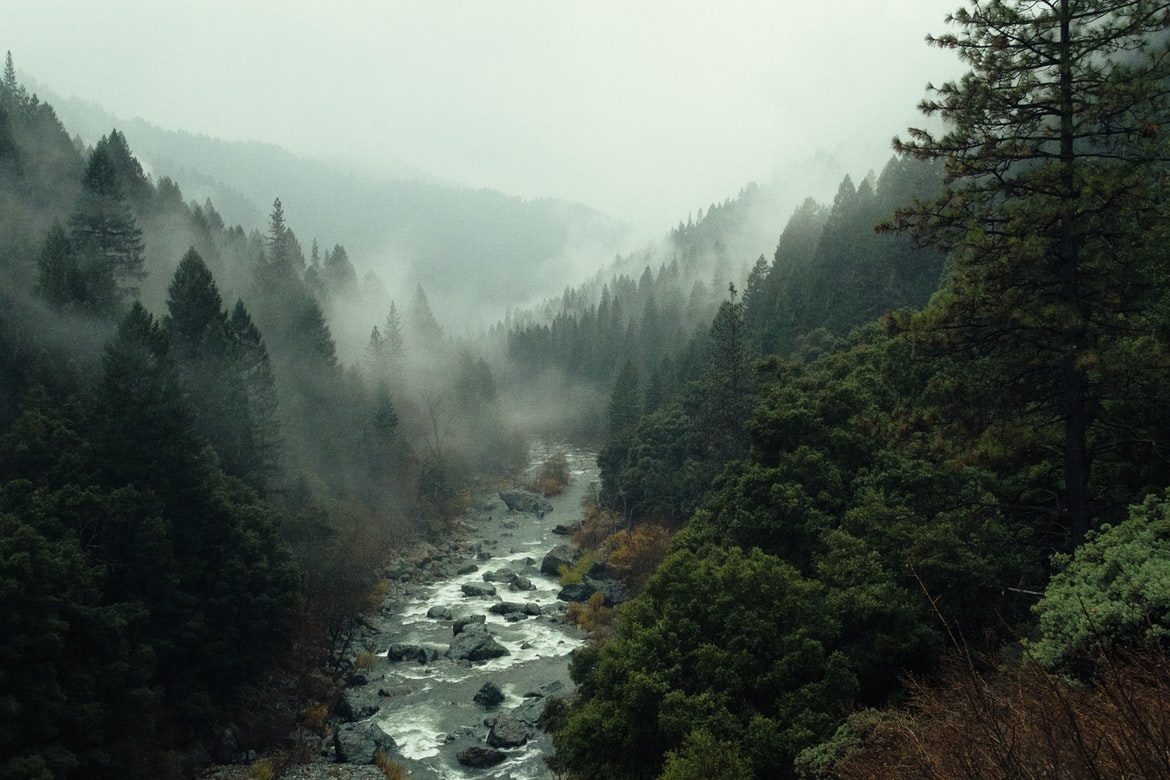
#> input picture day17/img.jpg, 1170 x 780 px
$ python main.py
#> lines starting #> are read from the running program, lines starting #| are printed output that depends on the picture; after the words box and inside, x2 and y2 are one past the last pixel; in counts of white or black regions, pixels touching at a corner belong together
from PIL import Image
import numpy as np

import matplotlib.pyplot as plt

if __name__ == "__main__":
    filename = "img.jpg"
    img = Image.open(filename)
#> img is the input picture: PIL image 1170x780 RGB; mean R, G, B 85.8, 95.8, 87.3
    img = np.array(img.convert("L"))
#> img: shape (780, 1170)

    # threshold 1
    img[img < 91] = 50
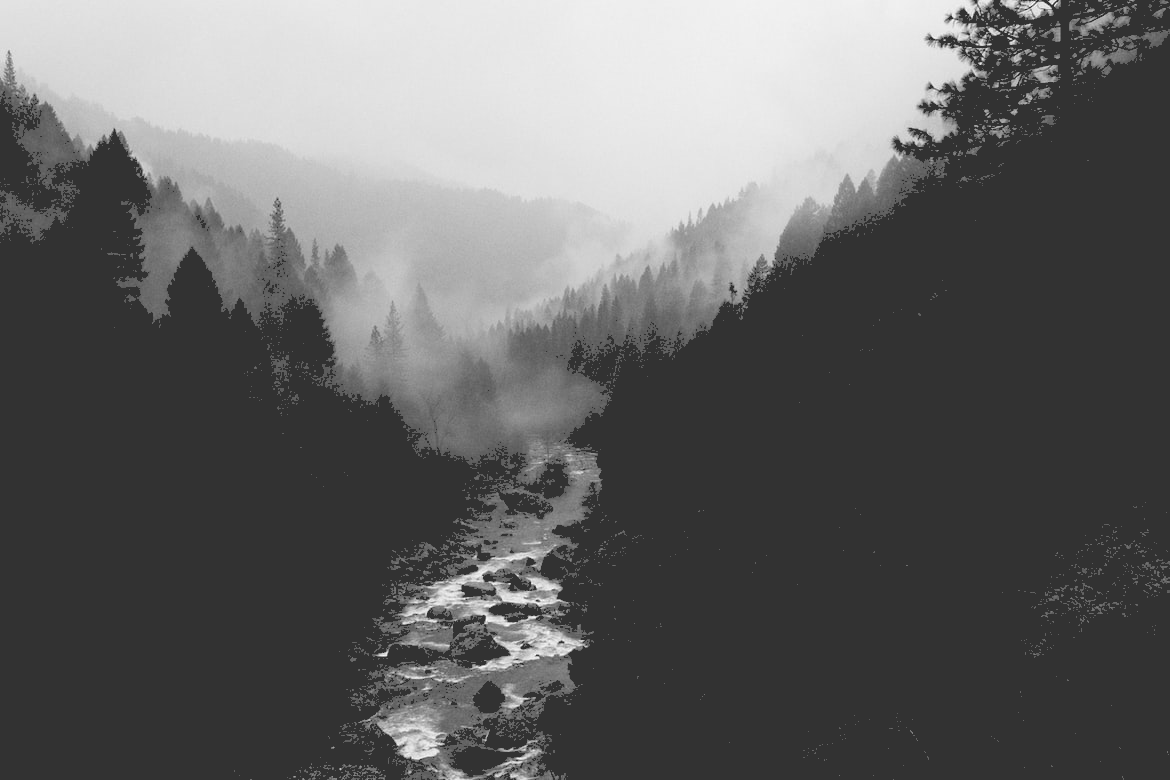
#> img: shape (780, 1170); min 50, max 250, mean 99.6

    # threshold 2
    img[img > 153] = 255
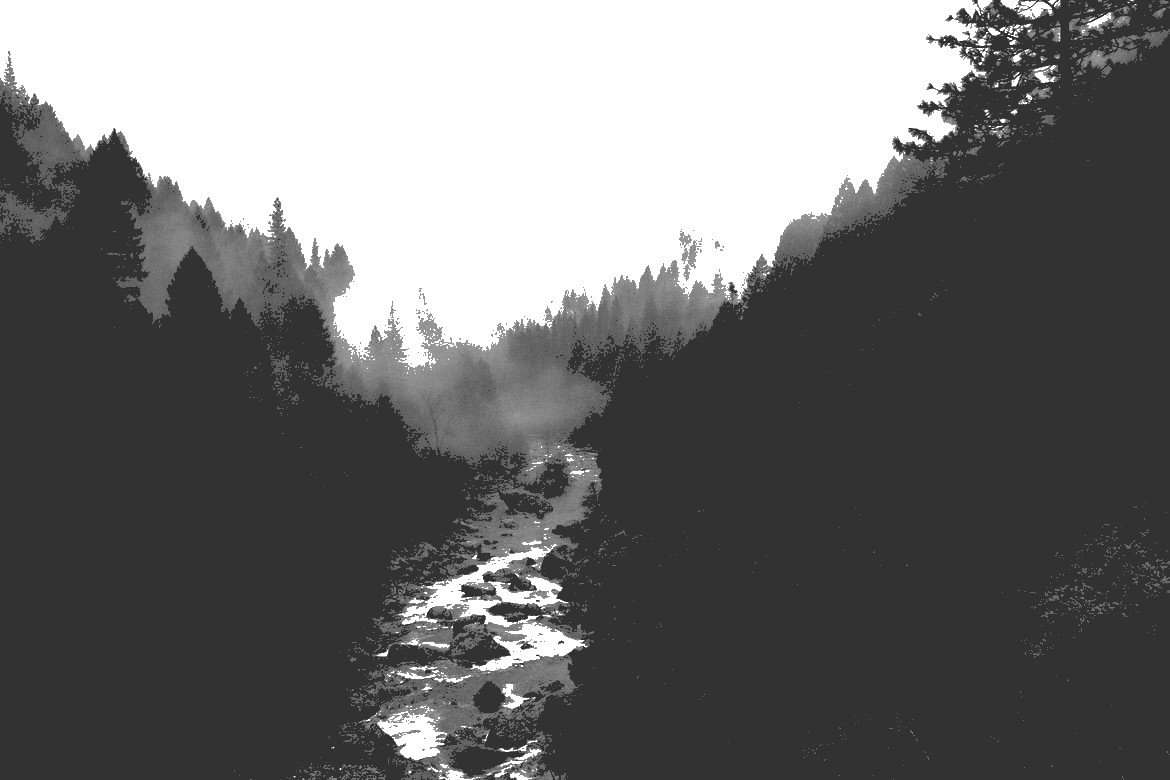
#> img: shape (780, 1170); min 50, max 255, mean 110.6

    # threshold 3 (leftover)
    img[np.logical_and(img >= 91, img <= 153)] = 150
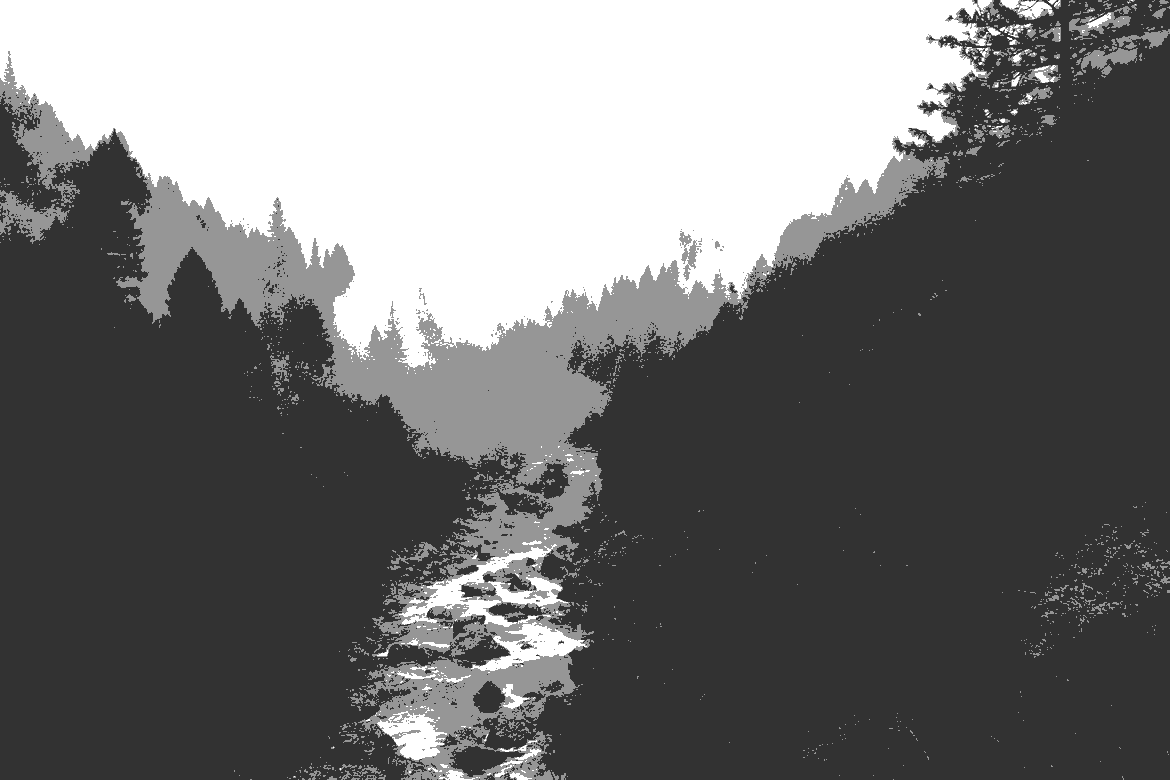
#> img: shape (780, 1170); 11.23% of pixels changed, all inside (x1, y1, x2, y2) = (0, 0, 1170, 780)

    plt.figure()
    plt.imshow(img, cmap="gray")
    plt.show()

    pil_img = Image.fromarray(img)
    pil_img.save("out.png")

$ run again, with day17/ready.png saved as day17/img.jpg
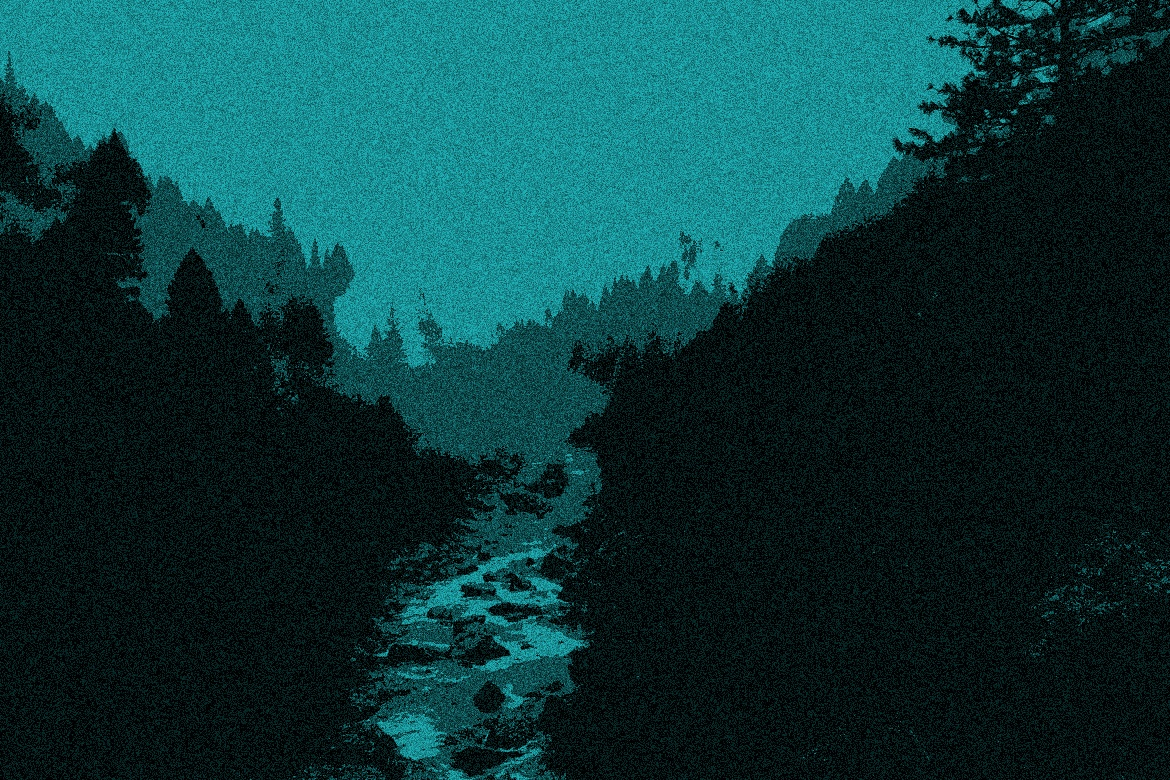
#> input picture day17/ready.png, 1170 x 780 px
#> img is the input picture: PIL image 1170x780 RGB; mean R, G, B 12.6, 56.4, 58
#> `img[img < 91] = 50`:
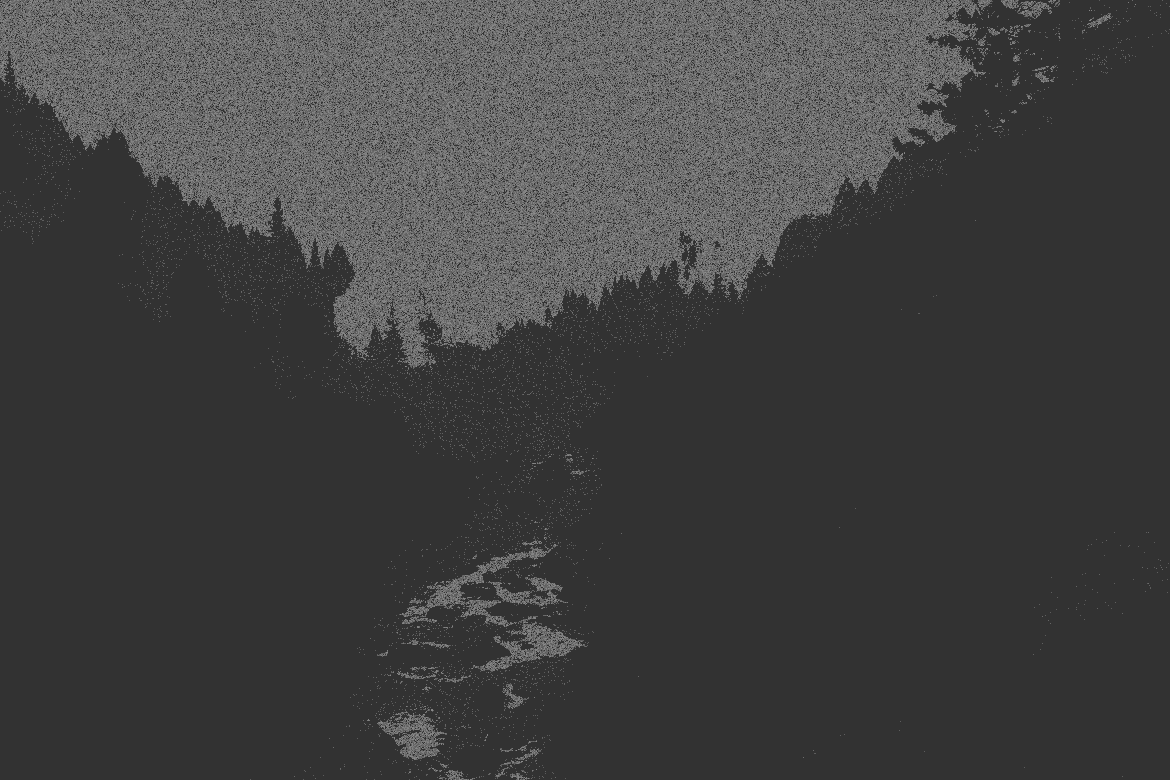
#> img: shape (780, 1170); min 50, max 153, mean 64.7
#> `img[np.logical_and(img >= 91, img <= 153)] = 150`:
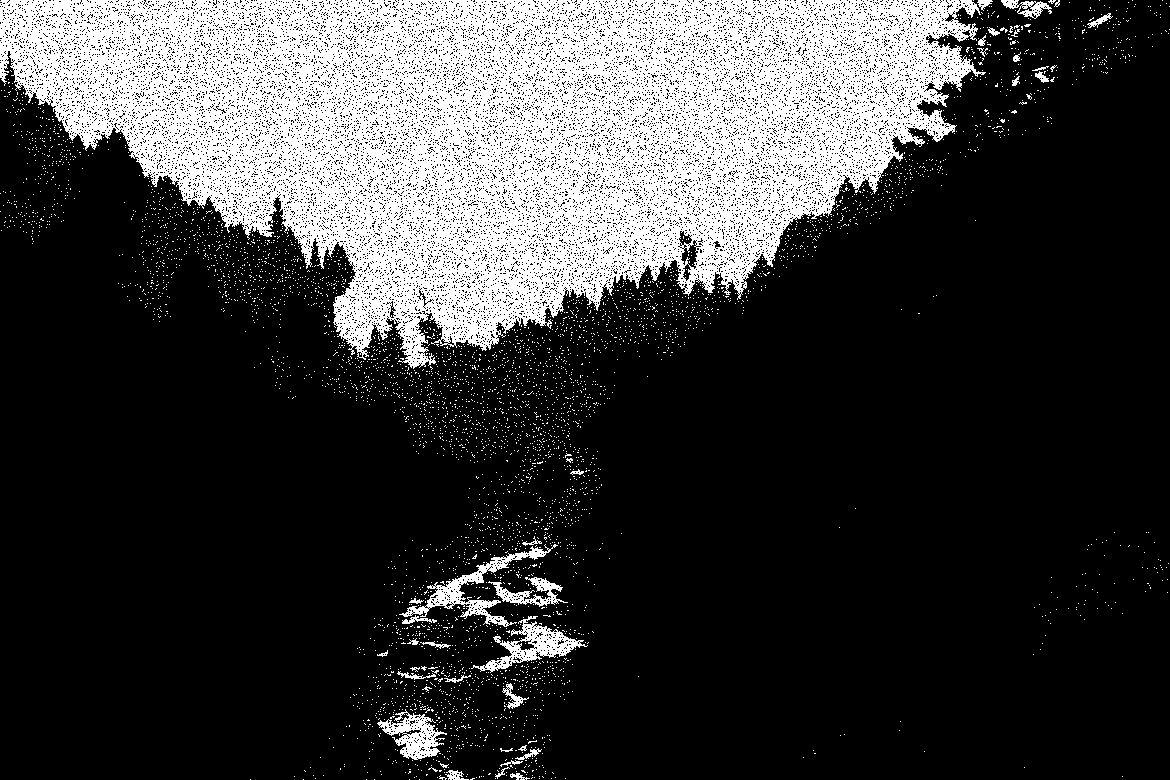
#> img: shape (780, 1170); values 50 (black) and 150 (white), 23.7% white; 4906 white regions (4868 under 20 px), largest, box (x1, y1, x2, y2) and area: (0, 0, 986, 369) 200653, (399, 544, 558, 627) 2136, (471, 616, 588, 673) 1875
